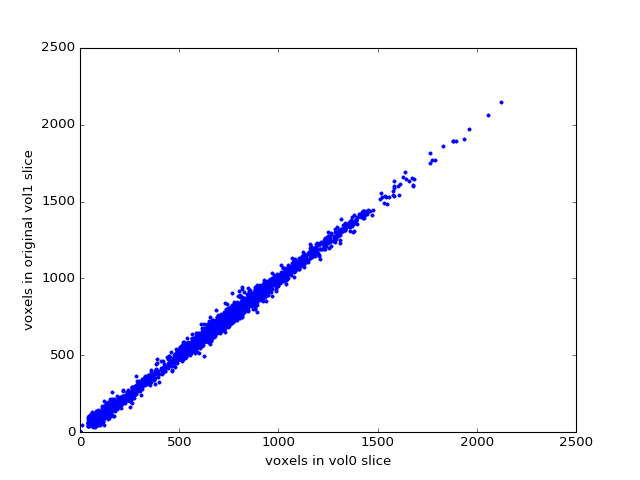

Write the Python code that produced this figure.
# Number of voxels in the image
n_voxels = np.prod(mid_vol1.shape)
# Reshape vol0 slice as 1D vector
mid_vol0_as_1d = mid_vol0.reshape(n_voxels)
# Reshape vol1 slice as 1D vector
mid_vol1_as_1d = mid_vol1.reshape(n_voxels)
# These original slices should be very close to each other already
# So - plotting one set of image values against the other should
# be close to a straight line
plt.plot(mid_vol0_as_1d, mid_vol1_as_1d, '.')
# [...]
plt.xlabel('voxels in vol0 slice')
# <...>
plt.ylabel('voxels in original vol1 slice')
# <...>
# Correlation coefficient between them
print(np.corrcoef(mid_vol0_as_1d, mid_vol1_as_1d)[0, 1])
# 0.998119433113
